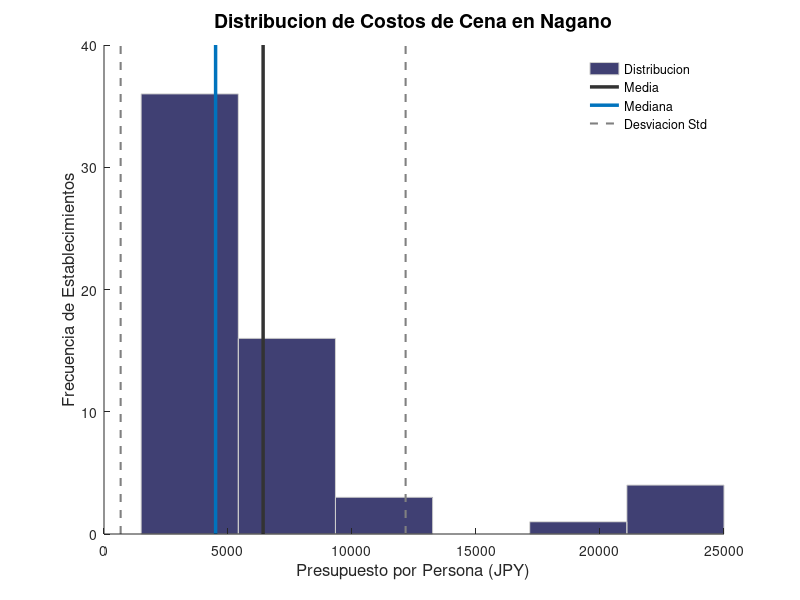
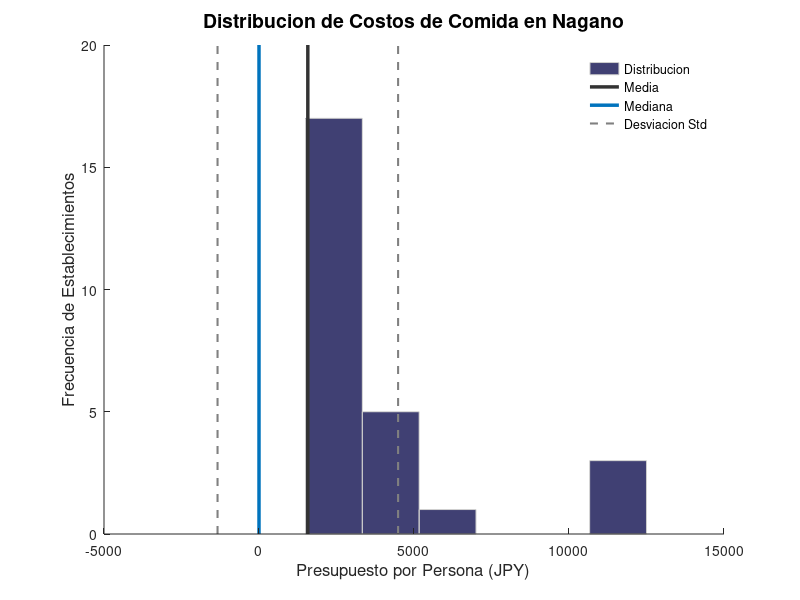
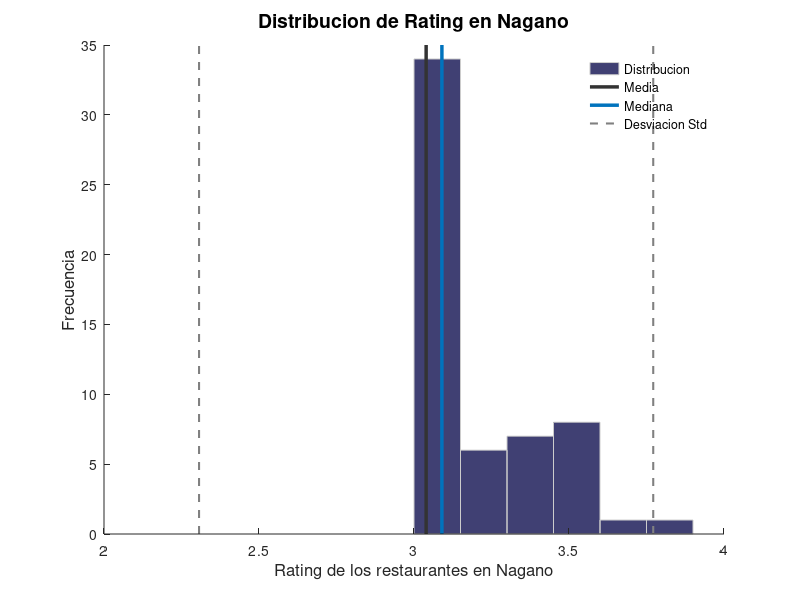

Source code (MATLAB) for these figures, in order:
#Luis Alberto Sanchez Batres
clear;
clc;

#Carga del DataFrame
df = csvread("restaurantes_Nagano_octave.csv");

#Asignacion de los vectores
ID = df(:,1);
rating = df(:,2);
reviews = df(:,3);
cena_min = df(:,4);
cena_max = df(:,5);
cena_avg = df(:,6);
comida_min = df(:,7);
comida_max = df(:,8);
comida_avg = df(:,9);

#Estadisticos para las cenas
fprintf("\n  ---  Analisis de preicos (cena)  --- \n");
media_cena = mean(cena_avg);
mediana_cena = median(cena_avg);
desviacion_cena = std(cena_avg);
rango_cena = max(cena_avg) - min(cena_avg);
varianza_cena = var(cena_avg);
asimetria_cena = skewness(cena_avg);

printf("Precio promedio : %.2f JPY \n", media_cena);
printf("Precio mediano : %.2f JPY \n", mediana_cena);
printf("Rango promedio : %2.f JPY \n", rango_cena);
printf("Desviacion en cenas : %.2f JPY \n", desviacion_cena);
printf("Varianza de cenas : %2.f JPY \n", varianza_cena);
printf("Coeficiente de asimetria : %2.f JPY \n", asimetria_cena);


#Histograma de los precios de las cenas -------------------------------------------------------------------------
#----------------------------------------------------------------------------------------------------------------
precios_val_cenas = cena_avg(cena_avg>0);
  #Creacion de la figura y el histograma
figure(1);
hist(precios_val_cenas,6, "facecolor",[0.25,0.25,0.45], "edgecolor",[0.8,0.8,0.8]);
hold on;
  #Agregamos las medidas centrales
line([media_cena, media_cena], ylim, "color",[0.2,0.2,0.2], "linewidth",2.5, "linestyle","-");
line([mediana_cena, mediana_cena], ylim, "color",[0,0.45,0.74], "linewidth",2.5, "linestyle","-");
line([media_cena+desviacion_cena, media_cena+desviacion_cena],ylim,"color",[0.5,0.5,0.5], "linewidth",1.5, "linestyle","--");
line([media_cena-desviacion_cena, media_cena-desviacion_cena],ylim,"color",[0.5,0.5,0.5], "linewidth",1.5, "linestyle","--");
  #limpieza de los ejes y etiquetas
set(gca, "fontsize",10, "fontname","Helvetica")
title("Distribucion de Costos de Cena en Nagano", "fontsize", 14, "fontweight", "bold");
xlabel("Presupuesto por Persona (JPY)", "fontsize", 12);
ylabel("Frecuencia de Establecimientos", "fontsize", 12);
legend("Distribucion", "Media", "Mediana", "Desviacion Std", "location", "northeast");
legend boxoff;
  #Limpieza del fondo
set(gca, "gridcolor", [0.9, 0.9, 0.9], "minorgridlinestyle", "none");
set(gcf, "color", [0.98, 0.98, 0.98]);
set(gca, "color", [1, 1, 1]);
set(gca, "box", "off");
hold off;
#------------------------------------------------------------------------------------------------------------------

#Estadisticos para las comidas
fprintf("---  Analisis de precios (comidas)  ---");
media_comida = mean(comida_avg);
mediana_comida = median(comida_avg);
rango_comida = max(comida_avg) - min (comida_avg);
varianza_comida = var(comida_avg);
desviacion_comida = std(comida_avg);
asimetria_comida = skewness(comida_avg);

printf("Precio promedio : %.2f JPY \n", media_comida);
printf("Precio mediano : %.2f JPY \n", mediana_comida);
printf("Rango : %2.f JPY \n", rango_comida);
printf("Desviacion en comidas : %.2f JPY \n", desviacion_comida);
printf("Varianza de comidas : %2.f JPY \n", varianza_comida);
printf("Coeficiente de asimetria : %2.f JPY \n", asimetria_comida);

#Histograma de los precios de las comidas -----------------------------------------------------------------------
#----------------------------------------------------------------------------------------------------------------
precios_val_comidas = comida_avg(comida_avg>0);
  #Creacion de la figura y el histograma
figure(2);
hist(precios_val_comidas,6 , "facecolor",[0.25,0.25,0.45], "edgecolor",[0.8,0.8,0.8]);
hold on;
  #Agregamos las medidas centrales
line([media_comida, media_comida], ylim, "color",[0.2,0.2,0.2], "linewidth",2.5, "linestyle","-");
line([mediana_comida, mediana_comida], ylim, "color",[0,0.45,0.74], "linewidth",2.5, "linestyle","-");
line([media_comida+desviacion_comida, media_comida+desviacion_comida],ylim,"color",[0.5,0.5,0.5], "linewidth",1.5, "linestyle","--");
line([media_comida-desviacion_comida, media_comida-desviacion_comida],ylim,"color",[0.5,0.5,0.5], "linewidth",1.5, "linestyle","--");
  #limpieza de los ejes y etiquetas
set(gca, "fontsize",10, "fontname","Helvetica")
title("Distribucion de Costos de Comida en Nagano", "fontsize", 14, "fontweight", "bold");
xlabel("Presupuesto por Persona (JPY)", "fontsize", 12);
ylabel("Frecuencia de Establecimientos", "fontsize", 12);
legend("Distribucion", "Media", "Mediana", "Desviacion Std", "location", "northeast");
legend boxoff;
  #Limpieza del fondo
set(gca, "gridcolor", [0.9, 0.9, 0.9], "minorgridlinestyle", "none");
set(gcf, "color", [0.98, 0.98, 0.98]);
set(gca, "color", [1, 1, 1]);
set(gca, "box", "off");
hold off;
#------------------------------------------------------------------------------------------------------------------

#Estadisticos de los rating
fprintf("--- Analisis de ratings  --- \n")
media_rating = mean(rating);
mediana_rating = median(rating);
rango_rating = max(rating) - min(rating);
varianza_rating = var(rating);
desviacion_rating = std(rating);
asimetria_rating = skewness(rating);

printf("Rating promedio : %.2f JPY \n", media_rating);
printf("Rating mediano : %.2f JPY \n", mediana_rating);
printf("Rango : %2.f JPY \n", rango_rating);
printf("Desviacion en ratings : %.2f JPY \n", desviacion_rating);
printf("Varianza de ratings : %2.f JPY \n", varianza_rating);
printf("Coeficiente de asimetria : %2.f JPY \n", asimetria_rating);

#Histograma de los precios de las comidas -----------------------------------------------------------------------
#----------------------------------------------------------------------------------------------------------------
rating_val = rating(rating>0);
  #Creacion de la figura y el histograma
figure(3);
hist(rating_val,6 , "facecolor",[0.25,0.25,0.45], "edgecolor",[0.8,0.8,0.8]);
hold on;
  #Agregamos las medidas centrales
line([media_rating, media_rating], ylim, "color",[0.2,0.2,0.2], "linewidth",2.5, "linestyle","-");
line([mediana_rating, mediana_rating], ylim, "color",[0,0.45,0.74], "linewidth",2.5, "linestyle","-");
line([media_rating+desviacion_rating, media_rating+desviacion_rating],ylim,"color",[0.5,0.5,0.5], "linewidth",1.5, "linestyle","--");
line([media_rating-desviacion_rating, media_rating-desviacion_rating],ylim,"color",[0.5,0.5,0.5], "linewidth",1.5, "linestyle","--");
  #limpieza de los ejes y etiquetas
set(gca, "fontsize",10, "fontname","Helvetica")
title("Distribucion de Rating en Nagano", "fontsize", 14, "fontweight", "bold");
xlabel("Rating de los restaurantes en Nagano", "fontsize", 12);
ylabel("Frecuencia", "fontsize", 12);
legend("Distribucion", "Media", "Mediana", "Desviacion Std", "location", "northeast");
legend boxoff;
  #Limpieza del fondo
set(gca, "gridcolor", [0.9, 0.9, 0.9], "minorgridlinestyle", "none");
set(gcf, "color", [0.98, 0.98, 0.98]);
set(gca, "color", [1, 1, 1]);
set(gca, "box", "off");
hold off;
#------------------------------------------------------------------------------------------------------------------
